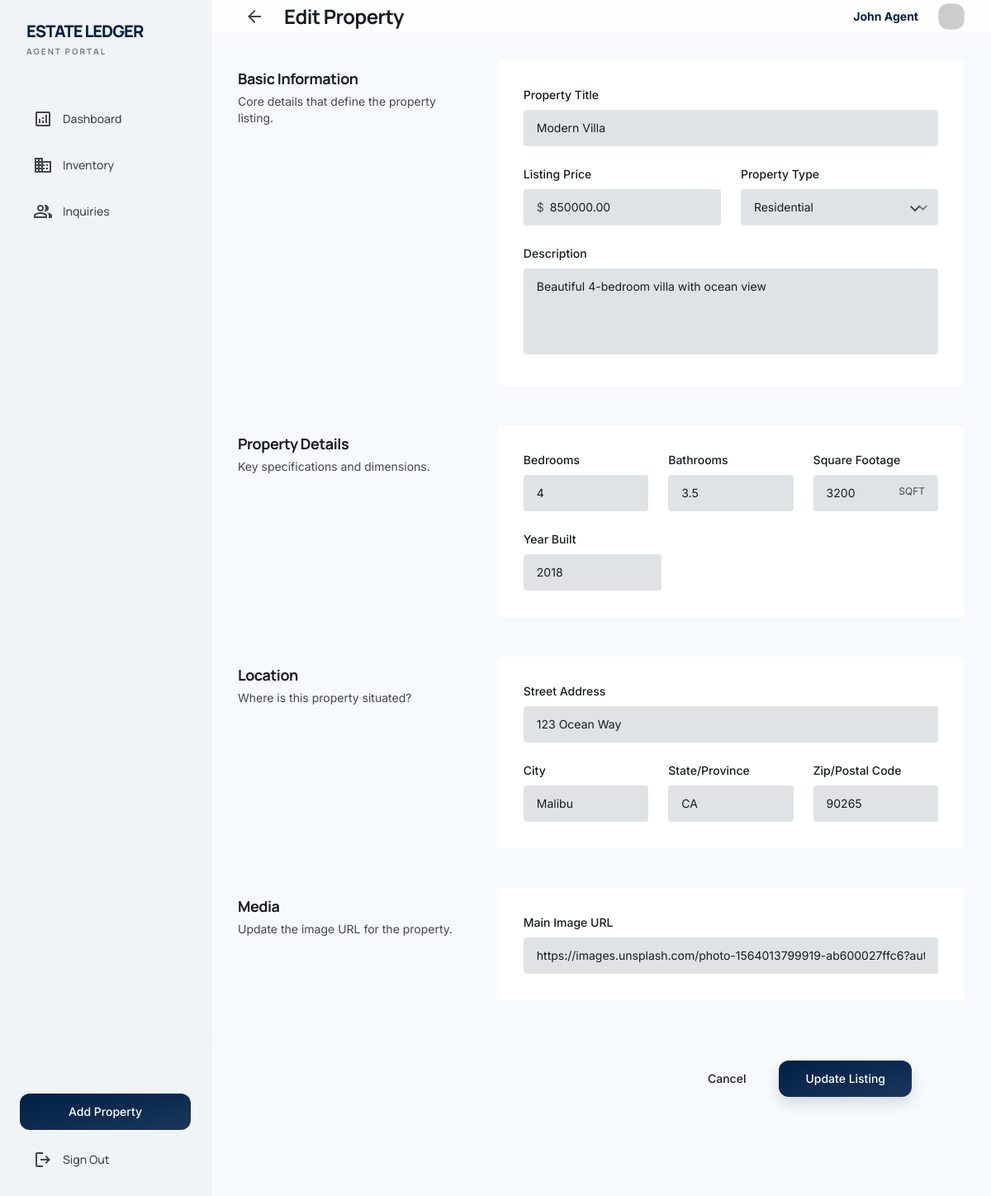
The page /agent/edit_property/1 (signed in) on the database its author committed.
### tables this page shows
CREATE TABLE IF NOT EXISTS properties (
    id INT AUTO_INCREMENT PRIMARY KEY,
    title VARCHAR(255) NOT NULL,
    description TEXT,
    price DECIMAL(15, 2) NOT NULL,
    type ENUM('residential', 'commercial', 'land') DEFAULT 'residential',
    bedrooms INT,
    bathrooms DECIMAL(3, 1),
    sqft INT,
    year_built INT,
    address VARCHAR(255),
    city VARCHAR(100),
    state VARCHAR(100),
    zip VARCHAR(20),
    location VARCHAR(255) NOT NULL,
    agent_id INT NOT NULL,
    status ENUM('available', 'pending', 'sold') DEFAULT 'available',
    created_at TIMESTAMP DEFAULT CURRENT_TIMESTAMP,
    FOREIGN KEY (agent_id) REFERENCES users(id) ON DELETE CASCADE
);

### app/views/agent/edit_property.php (the view, shortened to what the rows shown need)
<!DOCTYPE html>
<html class="light" lang="en">
<head>
    <script src="https://cdn.tailwindcss.com?plugins=forms,container-queries"></script>
    <script id="tailwind-config">
        tailwind.config = {
            darkMode: "class",
            theme: {
                extend: {
                    colors: {
                        "primary-fixed-dim": "#adc7f7",
                        "on-surface-variant": "#43474e",
                        "error": "#ba1a1a",
                        "surface-tint": "#455f88",
                        "on-surface": "#181c1e",
                        "on-error-container": "#93000a",
                        "primary": "#002045",
                        "on-tertiary": "#ffffff",
                        "background": "#f7fafc",
                        "on-tertiary-fixed-variant": "#3c475a",
                        "outline-variant": "#c4c6cf",
                        "secondary": "#006a68",
                        "surface-variant": "#e0e3e5",
                        "on-secondary-container": "#006e6d",
                        "inverse-surface": "#2d3133",
                        "on-background": "#181c1e",
                        "surface-dim": "#d7dadc",
                        "on-primary-fixed": "#001b3c",
                        "secondary-fixed": "#94f2f0",
                        "on-primary-container": "#86a0cd",
                        "tertiary": "#162132",
                        "on-secondary-fixed": "#00201f",
                        "on-error": "#ffffff",
                        "inverse-on-surface": "#eef1f3",
                        "on-tertiary-fixed": "#111c2c",
                        "error-container": "#ffdad6",
                        "primary-container": "#1a365d",
                        "surface-container-highest": "#e0e3e5",
                        "tertiary-fixed": "#d8e3fa",
                        "surface": "#f7fafc",
                        "on-primary-fixed-variant": "#2d476f",
                        "surface-container": "#ebeef0",
                        "on-secondary": "#ffffff",
                        "secondary-fixed-dim": "#77d6d3",
                        "surface-container-low": "#f1f4f6",
                        "outline": "#74777f",
                        "on-primary": "#ffffff",
                        "secondary-container": "#91f0ed",
                        "primary-fixed": "#d6e3ff",
                        "on-tertiary-container": "#949fb4",
                        "surface-bright": "#f7fafc",
                        "on-secondary-fixed-variant": "#00504e",
                        "tertiary-fixed-dim": "#bcc7dd",
                        "tertiary-container": "#2b3648",
                        "surface-container-lowest": "#ffffff",
                        "inverse-primary": "#adc7f7",
                        "surface-container-high": "#e5e9eb"
                    },
                    borderRadius: {
                        "DEFAULT": "0.125rem",
                        "lg": "0.25rem",
                        "xl": "0.5rem",
                        "full": "0.75rem"
                    },
                    fontFamily: {
                        "headline": ["Manrope", "sans-serif"],
                        "body": ["Inter", "sans-serif"],
                        "label": ["Inter", "sans-serif"]
                    }
                }
            }
        }
    </script>
</head>
<body class="bg-surface text-on-surface antialiased flex min-h-screen">
<nav class="h-screen w-64 fixed left-0 top-0 z-40 bg-surface-container-low flex flex-col p-6 gap-4 border-r border-outline-variant/15 font-headline text-sm font-medium">
<div class="mb-8 px-2">
<h1 class="text-xl font-black text-primary tracking-tighter uppercase">Estate Ledger</h1>
<p class="text-[10px] text-on-surface-variant font-bold tracking-[0.2em] uppercase opacity-70">Agent Portal</p>
</div>
<div class="flex-1 space-y-2">
<a class="flex items-center gap-3 px-4 py-3 rounded-lg text-on-surface-variant hover:bg-surface-container-high hover:translate-x-1 transition-transform duration-200" href="<?php echo URLROOT; ?>/agent/dashboard">
<span class="material-symbols-outlined">analytics</span>
<span>Dashboard</span>
</a>
<a class="flex items-center gap-3 px-4 py-3 rounded-lg text-on-surface-variant hover:bg-surface-container-high hover:translate-x-1 transition-transform duration-200" href="<?php echo URLROOT; ?>/agent/inventory">
<span class="material-symbols-outlined">domain</span>
<span>Inventory</span>
</a>
<a class="flex items-center gap-3 px-4 py-3 rounded-lg text-on-surface-variant hover:bg-surface-container-high hover:translate-x-1 transition-transform duration-200" href="<?php echo URLROOT; ?>/agent/inquiries">
<span class="material-symbols-outlined">group</span>
<span>Inquiries</span>
</a>
</div>
<div class="mt-auto pt-4 border-t border-outline-variant/15 space-y-4">
<a href="<?php echo URLROOT; ?>/agent/add_property" class="block w-full text-center py-3 px-4 rounded-full bg-gradient-to-br from-primary to-primary-container text-on-primary font-body text-sm font-medium hover:opacity-90 transition-opacity">
    Add Property
</a>
<a class="flex items-center gap-3 px-4 py-2 rounded-lg text-on-surface-variant hover:bg-surface-container-high transition-colors" href="<?php echo URLROOT; ?>/users/logout">
<span class="material-symbols-outlined">logout</span>
<span>Sign Out</span>
</a>
</div>
</nav>
<main class="ml-64 flex-1 h-screen overflow-y-auto bg-surface flex flex-col relative">
<header class="bg-white/80 dark:bg-slate-900/80 backdrop-blur-xl sticky top-0 z-50 flex justify-between items-center px-8 h-20 w-full border-b border-outline-variant/15">
<div class="flex items-center gap-4">
<a href="<?php echo URLROOT; ?>/agent/inventory" class="text-on-surface-variant hover:text-on-surface transition-colors flex items-center justify-center p-2 rounded-full hover:bg-surface-container">
<span class="material-symbols-outlined">arrow_back</span>
</a>
<h2 class="font-headline font-bold tracking-tight text-2xl text-on-surface">Edit Property</h2>
</div>
<div class="flex items-center gap-4">
<div class="text-right hidden sm:block mr-2">
    <p class="text-sm font-bold text-primary"><?php echo $_SESSION['user_name']; ?></p>
</div>
<div class="h-8 w-8 rounded-full bg-surface-container-high overflow-hidden border border-outline-variant/30 flex-shrink-0">
<img alt="Agent Profile" class="w-full h-full object-cover" src="https://ui-avatars.com/api/?name=<?php echo urlencode($_SESSION['user_name']); ?>&background=002045&color=fff"/>
</div>
</div>
</header>
<div class="p-8 max-w-5xl mx-auto w-full pb-24">
<form action="<?php echo URLROOT; ?>/agent/edit_property/<?php echo $data['id']; ?>" method="POST" class="space-y-12">
<section class="flex flex-col md:flex-row gap-8 items-start">
<div class="md:w-1/3 pt-2">
<h3 class="font-headline font-bold text-lg text-on-surface tracking-tight mb-1">Basic Information</h3>
<p class="font-body text-sm text-on-surface-variant">Core details that define the property listing.</p>
</div>
<div class="md:w-2/3 bg-surface-container-lowest rounded-xl p-8 hover:bg-surface-container-high transition-colors duration-300">
<div class="space-y-6">
<div>
<label class="block font-label text-sm font-medium text-on-surface mb-2" for="title">Property Title</label>
<input name="title" required class="w-full bg-surface-container-highest border-0 rounded-lg py-3 px-4 text-on-surface font-body text-sm focus:ring-0 placeholder-on-surface-variant/50 transition-all" id="title" placeholder="e.g., Modern Penthouse in Downtown" type="text" value="<?php echo $data['title']; ?>"/>
</div>
<div class="grid grid-cols-1 md:grid-cols-2 gap-6">
<div>
<label class="block font-label text-sm font-medium text-on-surface mb-2" for="price">Listing Price</label>
<div class="relative">
<span class="absolute left-4 top-3 text-on-surface-variant font-body text-sm">$</span>
<input name="price" required class="w-full bg-surface-container-highest border-0 rounded-lg py-3 pl-8 pr-4 text-on-surface font-body text-sm focus:ring-0 placeholder-on-surface-variant/50 transition-all" id="price" placeholder="0.00" type="number" step="0.01" value="<?php echo $data['price']; ?>"/>
</div>
</div>
<div>
<label class="block font-label text-sm font-medium text-on-surface mb-2" for="type">Property Type</label>
<div class="relative">
<select name="type" required class="w-full bg-surface-container-highest border-0 rounded-lg py-3 px-4 pr-10 text-on-surface font-body text-sm focus:ring-0 appearance-none transition-all" id="type">
<option value="residential" <?php echo $data['type'] == 'residential' ? 'selected' : ''; ?>>Residential</option>
</select>
</div>
</div>
</div>
<div>
<label class="block font-label text-sm font-medium text-on-surface mb-2" for="description">Description</label>
<textarea name="description" required class="w-full bg-surface-container-highest border-0 rounded-lg py-3 px-4 text-on-surface font-body text-sm focus:ring-0 placeholder-on-surface-variant/50 transition-all resize-none" id="description" placeholder="Provide a compelling description of the property..." rows="4"><?php echo $data['description']; ?></textarea>
</div>
</div>
</div>
</section>
<section class="flex flex-col md:flex-row gap-8 items-start">
<div class="md:w-1/3 pt-2">
<h3 class="font-headline font-bold text-lg text-on-surface tracking-tight mb-1">Property Details</h3>
<p class="font-body text-sm text-on-surface-variant">Key specifications and dimensions.</p>
</div>
<div class="md:w-2/3 bg-surface-container-lowest rounded-xl p-8 hover:bg-surface-container-high transition-colors duration-300">
<div class="grid grid-cols-2 md:grid-cols-3 gap-6">
<div>
<label class="block font-label text-sm font-medium text-on-surface mb-2" for="beds">Bedrooms</label>
<input name="bedrooms" class="w-full bg-surface-container-highest border-0 rounded-lg py-3 px-4 text-on-surface font-body text-sm focus:ring-0 placeholder-on-surface-variant/50 transition-all" id="beds" placeholder="0" type="number" value="<?php echo $data['bedrooms']; ?>"/>
</div>
<div>
<label class="block font-label text-sm font-medium text-on-surface mb-2" for="baths">Bathrooms</label>
<input name="bathrooms" class="w-full bg-surface-container-highest border-0 rounded-lg py-3 px-4 text-on-surface font-body text-sm focus:ring-0 placeholder-on-surface-variant/50 transition-all" id="baths" placeholder="0.0" step="0.5" type="number" value="<?php echo $data['bathrooms']; ?>"/>
</div>
<div>
<label class="block font-label text-sm font-medium text-on-surface mb-2" for="sqft">Square Footage</label>
<div class="relative">
<input name="sqft" class="w-full bg-surface-container-highest border-0 rounded-lg py-3 px-4 pr-12 text-on-surface font-body text-sm focus:ring-0 placeholder-on-surface-variant/50 transition-all" id="sqft" placeholder="0" type="number" value="<?php echo $data['sqft']; ?>"/>
<span class="absolute right-4 top-3 text-on-surface-variant font-label text-xs uppercase">sqft</span>
</div>
</div>
<div class="col-span-2 md:col-span-3">
<label class="block font-label text-sm font-medium text-on-surface mb-2" for="year_built">Year Built</label>
<input name="year_built" class="w-full md:w-1/3 bg-surface-container-highest border-0 rounded-lg py-3 px-4 text-on-surface font-body text-sm focus:ring-0 placeholder-on-surface-variant/50 transition-all" id="year_built" placeholder="YYYY" type="number" value="<?php echo $data['year_built']; ?>"/>
</div>
</div>
</div>
</section>
<section class="flex flex-col md:flex-row gap-8 items-start">
<div class="md:w-1/3 pt-2">
<h3 class="font-headline font-bold text-lg text-on-surface tracking-tight mb-1">Location</h3>
<p class="font-body text-sm text-on-surface-variant">Where is this property situated?</p>
</div>
<div class="md:w-2/3 bg-surface-container-lowest rounded-xl p-8 hover:bg-surface-container-high transition-colors duration-300">
<div class="space-y-6">
<div>
<label class="block font-label text-sm font-medium text-on-surface mb-2" for="address">Street Address</label>
<input name="address" required class="w-full bg-surface-container-highest border-0 rounded-lg py-3 px-4 text-on-surface font-body text-sm focus:ring-0 placeholder-on-surface-variant/50 transition-all" id="address" placeholder="123 Main St" type="text" value="<?php echo $data['address']; ?>"/>
</div>
<div class="grid grid-cols-1 md:grid-cols-3 gap-6">
<div class="md:col-span-1">
<label class="block font-label text-sm font-medium text-on-surface mb-2" for="city">City</label>
<input name="city" required class="w-full bg-surface-container-highest border-0 rounded-lg py-3 px-4 text-on-surface font-body text-sm focus:ring-0 placeholder-on-surface-variant/50 transition-all" id="city" placeholder="City" type="text" value="<?php echo $data['city']; ?>"/>
</div>
<div class="md:col-span-1">
<label class="block font-label text-sm font-medium text-on-surface mb-2" for="state">State/Province</label>
<input name="state" required class="w-full bg-surface-container-highest border-0 rounded-lg py-3 px-4 text-on-surface font-body text-sm focus:ring-0 placeholder-on-surface-variant/50 transition-all" id="state" placeholder="State" type="text" value="<?php echo $data['state']; ?>"/>
</div>
<div class="md:col-span-1">
<label class="block font-label text-sm font-medium text-on-surface mb-2" for="zip">Zip/Postal Code</label>
<input name="zip" required class="w-full bg-surface-container-highest border-0 rounded-lg py-3 px-4 text-on-surface font-body text-sm focus:ring-0 placeholder-on-surface-variant/50 transition-all" id="zip" placeholder="Zip" type="text" value="<?php echo $data['zip']; ?>"/>
</div>
</div>
</div>
</div>
</section>
<section class="flex flex-col md:flex-row gap-8 items-start mb-12">
<div class="md:w-1/3 pt-2">
<h3 class="font-headline font-bold text-lg text-on-surface tracking-tight mb-1">Media</h3>
<p class="font-body text-sm text-on-surface-variant">Update the image URL for the property.</p>
</div>
<div class="md:w-2/3 bg-surface-container-lowest rounded-xl p-8 hover:bg-surface-container-high transition-colors duration-300">
<div>
<label class="block font-label text-sm font-medium text-on-surface mb-2" for="image_url">Main Image URL</label>
<input name="image_url" class="w-full bg-surface-container-highest border-0 rounded-lg py-3 px-4 text-on-surface font-body text-sm focus:ring-0 placeholder-on-surface-variant/50 transition-all" id="image_url" placeholder="https://example.com/image.jpg" type="url" value="<?php echo $data['image_url']; ?>"/>
</div>
</div>
</section>
<div class="sticky bottom-0 w-full py-6 px-8 -mx-8 bg-surface/90 backdrop-blur-md border-t border-outline-variant/15 flex justify-end gap-4 mt-12 z-10">
<a href="<?php echo URLROOT; ?>/agent/inventory" class="px-6 py-3 rounded-full text-on-surface font-body text-sm font-medium hover:bg-surface-container transition-colors">
                        Cancel
                    </a>
<button class="px-8 py-3 rounded-full bg-gradient-to-br from-primary to-primary-container text-on-primary font-body text-sm font-medium hover:opacity-90 shadow-[0_8px_16px_rgba(0,32,69,0.15)] transition-all" type="submit">
                        Update Listing
                    </button>
</div>
</form>
</div>
</main>
</body>
</html>

### rows shown on the page
properties: title "Modern Villa", price "850000.00", type "Residential", description "Beautiful 4-bedroom villa with ocean view", bedrooms "4", bathrooms "3.5", sqft "3200", year_built "2018", address "123 Ocean Way", city "Malibu", state "CA", zip "90265"

### other values the page prints
$_SESSION['user_name'] "John Agent"
